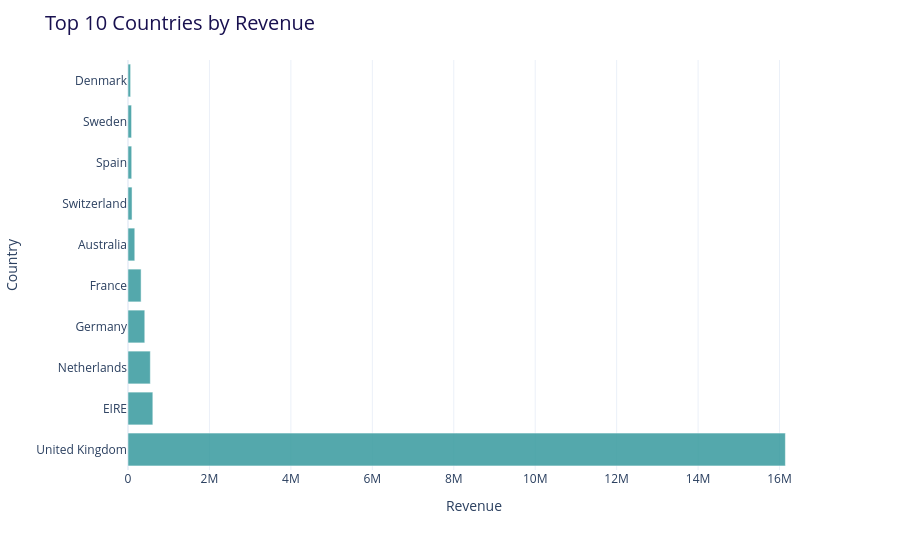

This figure's notebook cell:
### Code cell
fig =px.bar(country_revenue,
    x=country_revenue.values,
    y=country_revenue.index,
    orientation="h"
)

fig.update_layout(title="Top 10 Countries by Revenue",title_font=dict(size=20, color="#18104F"),
    xaxis_title="Revenue",
    yaxis_title="Country",
    height=550,
    template="plotly_white"
)

fig.update_traces(
    marker_color="#379A9E",
    opacity=0.85
)

fig.show()

### Figure 1 — Plotly figure (JSON) as saved in the notebook; plotly's stock layout.template omitted (floating-point values rounded to 4 significant figures)
{"data": [{"hovertemplate": "x=%{x}<br>y=%{y}<extra></extra>", "legendgroup": "", "marker": {"color": "#379A9E", "pattern": {"shape": ""}}, "name": "", "opacity": 0.85, "orientation": "h", "showlegend": false, "textposition": "auto", "type": "bar", "x": [16140000.0, 610000.0, 548300.0, 412000.0, 321700.0, 166400.0, 99400.0, 91010.0, 87780.0, 64460.0], "xaxis": "x", "y": ["United Kingdom", "EIRE", "Netherlands", "Germany", "France", "Australia", "Switzerland", "Spain", "Sweden", "Denmark"], "yaxis": "y"}], "layout": {"barmode": "relative", "height": 550, "legend": {"tracegroupgap": 0}, "margin": {"t": 60}, "title": {"font": {"color": "#18104F", "size": 20}, "text": "Top 10 Countries by Revenue"}, "xaxis": {"anchor": "y", "domain": [0, 1], "title": {"text": "Revenue"}}, "yaxis": {"anchor": "x", "domain": [0, 1], "title": {"text": "Country"}}}}
